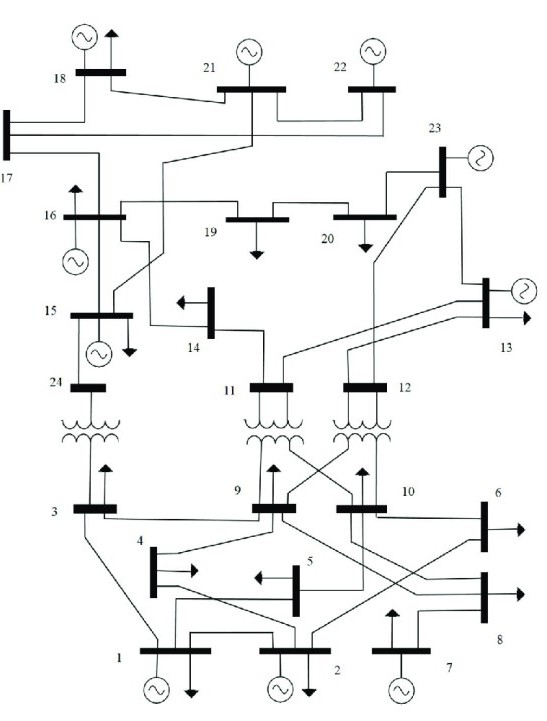
#> input picture backend_api/models/IEEE24bus.jpg, 547 x 721 px
$ python cv_transformer_detector.py
#> lines starting #> are read from the running program, lines starting #| are printed output that depends on the picture; after the words box and inside, x2 and y2 are one past the last pixel; in counts of white or black regions, pixels touching at a corner belong together
"""OpenCV 변압기(Transformer) 권선 기호 검출 엔진.

vision_logic 연동 모듈: 2권선 접촉원/웨이브 패턴 지오메트리 검출 및 위상 검증을 수행합니다.
"""

from __future__ import annotations

from dataclasses import asdict, dataclass
from itertools import combinations
from pathlib import Path
import csv

import cv2
import numpy as np


ROOT = Path(__file__).resolve().parent.parent
OUTPUT = ROOT / "cv_transformer_comparison"
INPUT_NAMES = (
    "IEEE24bus.jpg",
    "24bus.jpg",
    "2026-7-01-8.jpg",
    "2026-7-01-1.jpg",
    "TEST2.jpg",
    "39bus.jpg",
)
ANALYSIS_SCALE = 2
HEADER_HEIGHT = 32


@dataclass
class TransformerDetection:
    """A transformer box in original-image coordinates."""

    x: float
    y: float
    w: float
    h: float
    style: str
    orientation: str
    confidence: float
    detail: str


@dataclass
class _WaveRow:
    x: int
    y: int
    w: int
    h: int
    coverage: float
    variation: float
    turns: int
    density: float
    profile: np.ndarray


def read_image(path: Path) -> np.ndarray:
    """Read paths containing Korean characters on Windows safely."""
    image = cv2.imdecode(np.fromfile(str(path), dtype=np.uint8), cv2.IMREAD_COLOR)
#> image is the input picture: shape (721, 547, 3); mean B, G, R 242.8, 242.9, 242.6
    if image is None:
        raise FileNotFoundError(path)
    return image


def find_input(name: str) -> Path:
    candidates = list(ROOT.rglob(name))
    if not candidates:
        raise FileNotFoundError(name)
    return candidates[0]


def _prepare_binary(image: np.ndarray) -> tuple[np.ndarray, np.ndarray, np.ndarray]:
    """Return scaled black-ink binary, gray image, and edge map."""
    scaled = cv2.resize(
        image, None, fx=ANALYSIS_SCALE, fy=ANALYSIS_SCALE,
        interpolation=cv2.INTER_CUBIC,
    )
    gray = cv2.cvtColor(scaled, cv2.COLOR_BGR2GRAY)
    _, binary = cv2.threshold(gray, 0, 255, cv2.THRESH_BINARY_INV + cv2.THRESH_OTSU)
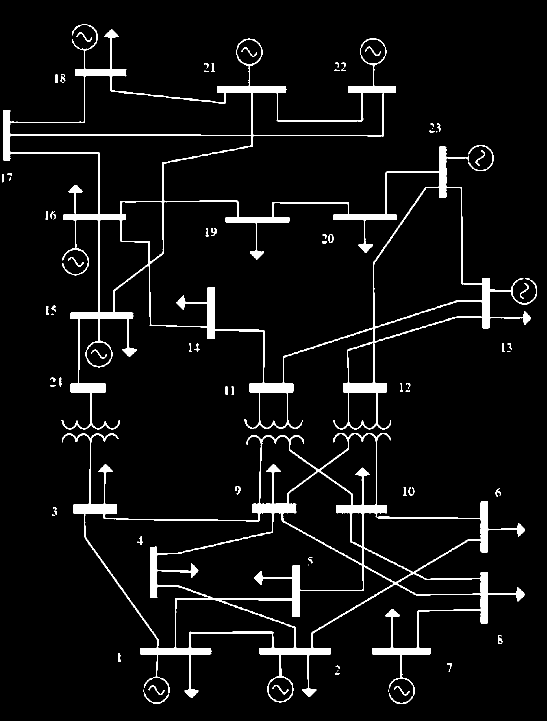
#> binary: shape (1442, 1094) (shown at 1/2 size); 5.5% white; 84 white regions (17 under 20 px), largest, box (x1, y1, x2, y2) and area: (6, 48, 1074, 859) 45616, (124, 866, 1050, 1408) 36558, (936, 290, 988, 342) 361
    blurred = cv2.GaussianBlur(gray, (5, 5), 1.0)
    edges = cv2.Canny(blurred, 40, 120)
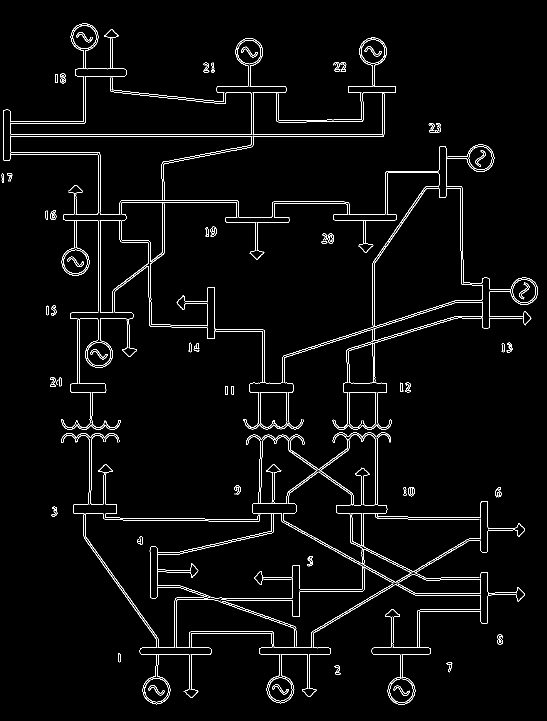
#> edges: shape (1442, 1094) (shown at 1/2 size); 2.6% white in thin lines or dots
    return binary, gray, edges


def _curve_only_mask(binary: np.ndarray) -> np.ndarray:
    """Remove long horizontal/vertical wiring while retaining winding arcs."""
    short_side = min(binary.shape)
#> short_side = 1094
    line_length = max(18, int(round(short_side * 0.022)))
#> line_length = 24
    horizontal = cv2.morphologyEx(
        binary, cv2.MORPH_OPEN,
        cv2.getStructuringElement(cv2.MORPH_RECT, (line_length, 1)),
    )
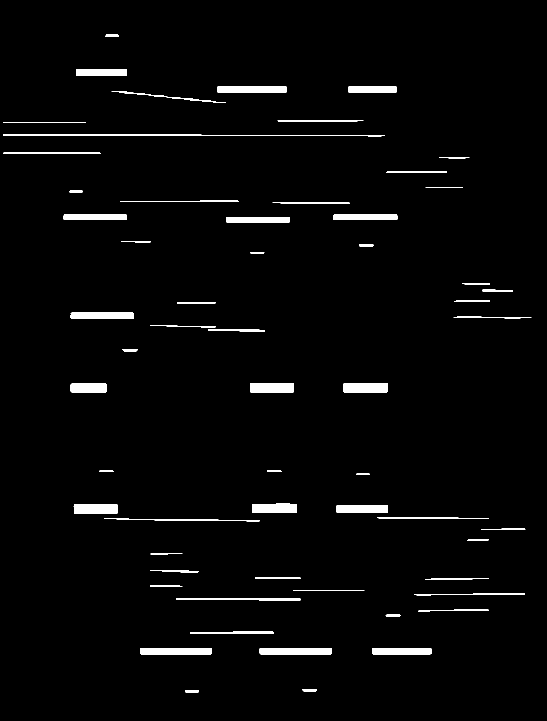
#> horizontal: shape (1442, 1094) (shown at 1/2 size); 2.6% white; 60 white regions, largest, box (x1, y1, x2, y2) and area: (7, 268, 769, 273) 2088, (435, 172, 574, 186) 1930, (519, 1296, 663, 1309) 1867
    vertical = cv2.morphologyEx(
        binary, cv2.MORPH_OPEN,
        cv2.getStructuringElement(cv2.MORPH_RECT, (1, line_length)),
    )
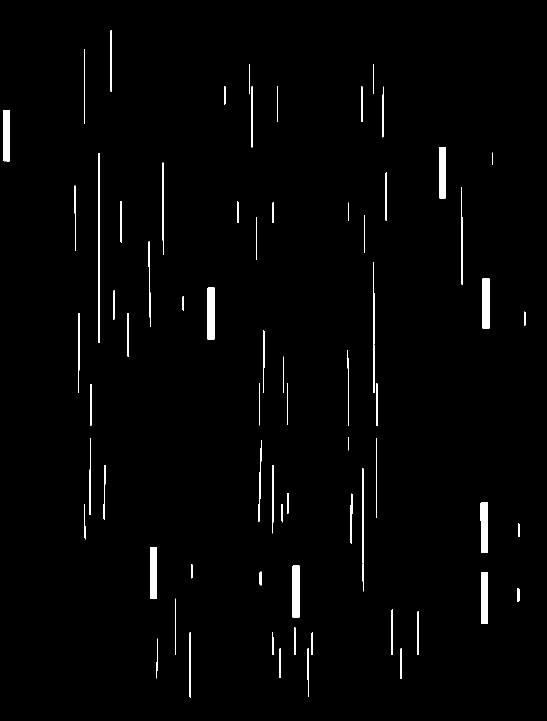
#> vertical: shape (1442, 1094) (shown at 1/2 size); 1.8% white; 69 white regions, largest, box (x1, y1, x2, y2) and area: (415, 575, 430, 679) 1557, (585, 1131, 600, 1235) 1557, (196, 306, 200, 686) 1519
    return cv2.bitwise_and(binary, cv2.bitwise_not(cv2.bitwise_or(horizontal, vertical)))


def _smoothed_profile(
    mask: np.ndarray, x: int, y: int, w: int, h: int
) -> tuple[float, float, int, float, np.ndarray]:
    """Measure whether a small strip behaves like a repeated curved row."""
    roi = mask[y:y + h, x:x + w]
    if roi.size == 0:
        return 0.0, 0.0, 0, 0.0, np.empty(0, dtype=np.float32)

    centres: list[float] = []
    for column in range(roi.shape[1]):
        points = np.flatnonzero(roi[:, column])
        centres.append(float(np.mean(points)) if len(points) else float("nan"))
    values = np.asarray(centres, dtype=np.float32)
    available = ~np.isnan(values)
    coverage = float(np.mean(available))
    if int(np.count_nonzero(available)) < max(6, w // 5):
        return coverage, 0.0, 0, float(np.mean(roi > 0)), np.empty(0, dtype=np.float32)

    interpolated = np.interp(np.arange(w), np.flatnonzero(available), values[available])
    profile = cv2.GaussianBlur(
        interpolated.astype(np.float32).reshape(1, -1), (0, 0), 2.0
    ).ravel()
    derivative = np.diff(profile)
    derivative[np.abs(derivative) < max(0.04, h * 0.012)] = 0.0
    signs = np.sign(derivative)
    for index in range(1, len(signs)):
        if signs[index] == 0:
            signs[index] = signs[index - 1]
    nonzero = signs[signs != 0]
    turns = int(np.count_nonzero(np.diff(nonzero) != 0)) if len(nonzero) > 1 else 0
    return (
        coverage,
        float(np.ptp(profile)),
        turns,
        float(np.mean(roi > 0)),
        profile,
    )


def _component_wave_rows(curves: np.ndarray) -> list[_WaveRow]:
    """Find one row of three winding lobes after long wires have been removed."""
    image_h, image_w = curves.shape
    short_side = min(image_h, image_w)
    min_segment_width = max(12, int(round(short_side * 0.010)))
    max_segment_width = max(40, int(round(image_w * 0.105)))
    min_height = max(8, int(round(short_side * 0.009)))
    max_height = max(28, int(round(short_side * 0.050)))

    labels_count, _, stats, _ = cv2.connectedComponentsWithStats(curves, connectivity=8)
    segments: list[tuple[int, int, int, int, int]] = []
    for index in range(1, labels_count):
        x, y, w, h, area = (int(value) for value in stats[index])
        if (
            min_segment_width <= w <= max_segment_width
            and min_height <= h <= max_height
            and area >= max(24, min_segment_width * 2)
        ):
            segments.append((x, y, w, h, area))

    vertical_tolerance = max(5, min_height // 2)
    horizontal_gap = max(10, min_segment_width)
    groups: list[list[tuple[int, int, int, int, int]]] = []
    for segment in sorted(segments, key=lambda item: (item[1] + item[3] / 2, item[0])):
        x, y, w, h, _ = segment
        centre_y = y + h / 2
        matching_groups: list[list[tuple[int, int, int, int, int]]] = []
        for group in groups:
            group_centre_y = float(np.mean([item[1] + item[3] / 2 for item in group]))
            left = min(item[0] for item in group)
            right = max(item[0] + item[2] for item in group)
            if (
                abs(centre_y - group_centre_y) <= vertical_tolerance
                and x <= right + horizontal_gap
                and x + w >= left - horizontal_gap
            ):
                matching_groups.append(group)

        if not matching_groups:
            groups.append([segment])
            continue

        # Merge *all* matching groups.  A winding can be split into three
        # components whose middle piece is one pixel lower than the two outer
        # pieces.  A first-match algorithm leaves the far piece stranded when
        # the middle component has not been processed yet.
        merged = [segment]
        for group in matching_groups:
            merged.extend(group)
            groups.remove(group)
        groups.append(merged)

    min_row_width = max(48, int(round(image_w * 0.055)))
    rows: list[_WaveRow] = []
    for group in groups:
        x = min(item[0] for item in group)
        y = min(item[1] for item in group)
        x2 = max(item[0] + item[2] for item in group)
        y2 = max(item[1] + item[3] for item in group)
        w, h = x2 - x, y2 - y
        if w < min_row_width or w > image_w * 0.30:
            continue
        coverage, variation, turns, density, profile = _smoothed_profile(curves, x, y, w, h)
        if (
            coverage < 0.88
            or variation < h * 0.45
            or turns < 5
            or not 0.04 <= density <= 0.42
        ):
            continue
        rows.append(_WaveRow(x, y, w, h, coverage, variation, turns, density, profile))
    return rows


def _best_opposing_row(
    row: _WaveRow,
    curves: np.ndarray,
    binary: np.ndarray,
) -> tuple[int, float, float] | None:
    """Find the second winding row and confirm its empty middle gap."""
    image_h, _ = curves.shape
    start = row.y + row.h + max(2, row.h // 8)
    stop = min(image_h - row.h, row.y + row.h * 4)
    best: tuple[float, int, float] | None = None
    for lower_y in range(start, stop + 1):
        coverage, variation, turns, density, profile = _smoothed_profile(
            curves, row.x, lower_y, row.w, row.h
        )
        if (
            len(profile) == 0
            or coverage < 0.64
            or variation < row.h * 0.40
            or turns < 5
            or not 0.035 <= density <= 0.45
        ):
            continue
        correlation = float(np.corrcoef(row.profile, profile)[0, 1])
        if not np.isfinite(correlation) or correlation > -0.35:
            continue
        gap = binary[
            row.y + row.h:lower_y,
            row.x + int(row.w * 0.15):row.x + int(row.w * 0.85),
        ]
        gap_ink = float(np.mean(gap > 0)) if gap.size else 1.0
        if gap_ink > 0.10:
            continue
        score = (
            coverage * 2.0 + variation / max(row.h, 1)
            + min(turns / 7.0, 1.2) - gap_ink * 2.0
        )
        if best is None or score > best[0]:
            best = (score, lower_y, correlation)
    if best is None:
        return None
    return best[1], best[2], best[0]


def _detect_wave_transformers(binary: np.ndarray) -> list[tuple[int, int, int, int, float, str]]:
    curves = _curve_only_mask(binary)
#> curves: shape (1442, 1094); 1.4% white in thin lines or dots
    candidates: list[tuple[int, int, int, int, float, str]] = []
    for row in _component_wave_rows(curves):
#> in _component_wave_rows, `image_h, image_w = curves.shape`: image_h = 1442; image_w = 1094
#> (the rest of the program and of its run is left out)
